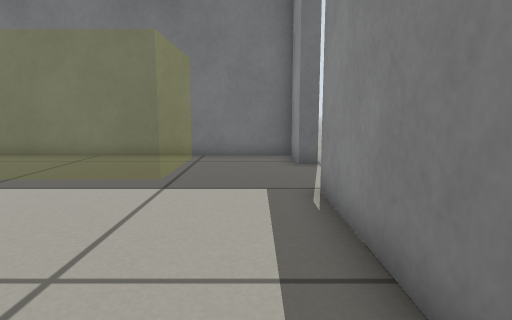
View 1 (above)

16 first-person views from a walk through a world built for the Gazebo simulator. The camera is 0.4 m above the floor, tilts 8° down and sees 75° across. The floor is counted in squares, 0.25 m on a side. Each view is taken from the middle of a square. On the plan, view 1 faces up. The plan holds only what a view shows up to about 16 squares ahead; the rest is blank. Simple patterns stand in for the simulator's built-in surfaces.

View 2
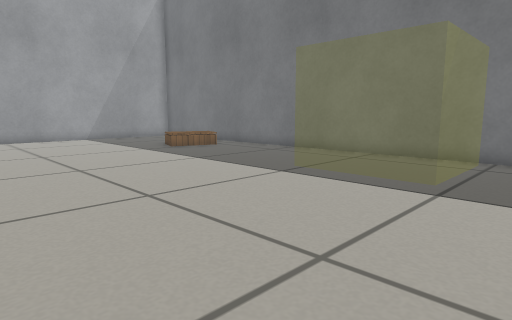

View 3
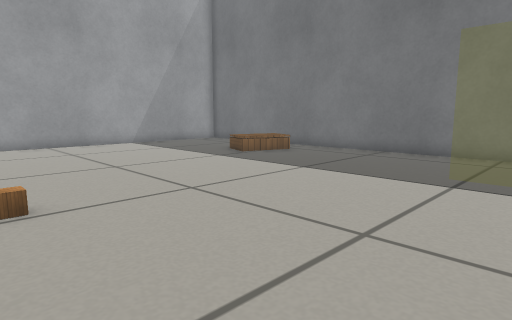

View 4
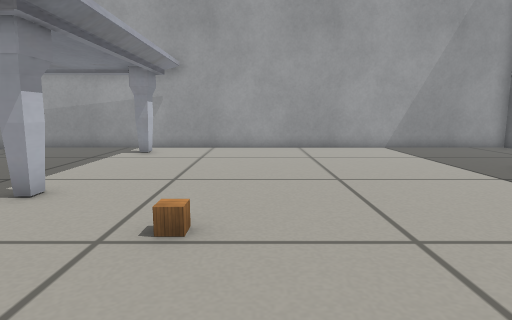

View 5
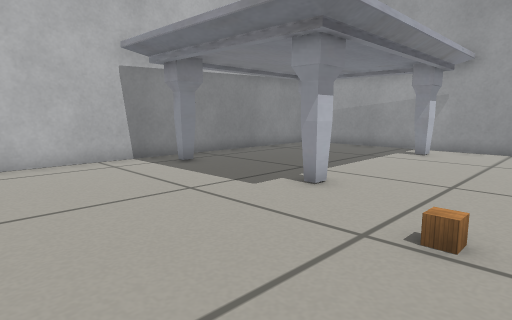

View 6
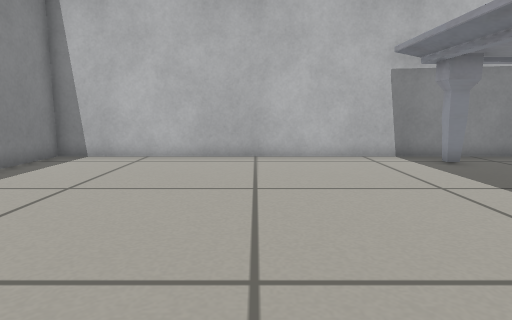

View 7
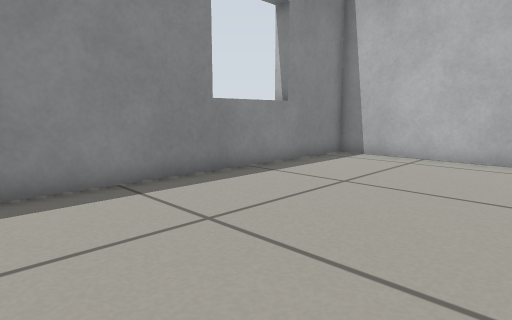

View 8
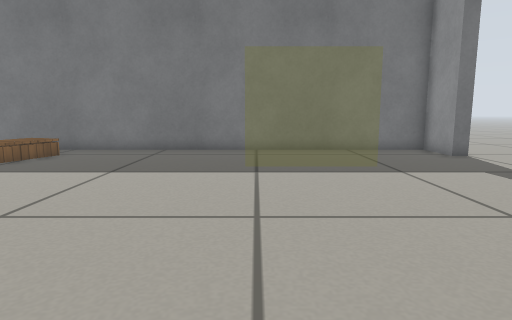

View 9
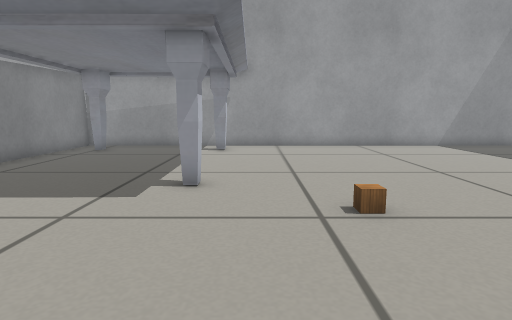

View 10
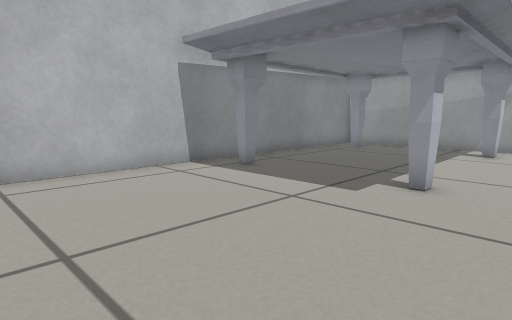

View 11
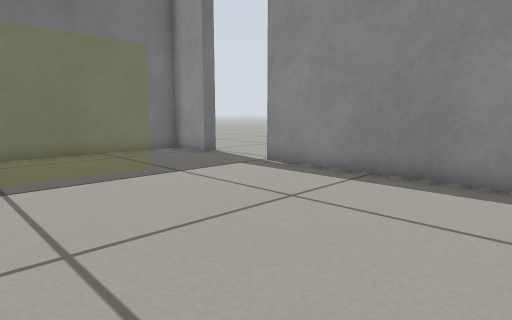

View 12
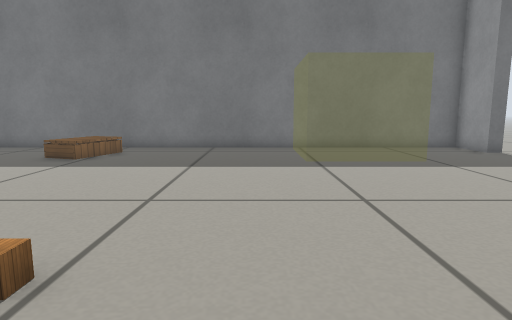

View 13
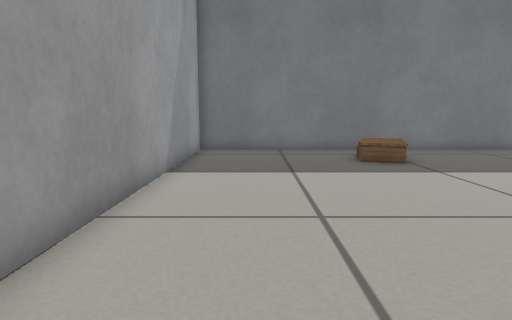

View 14
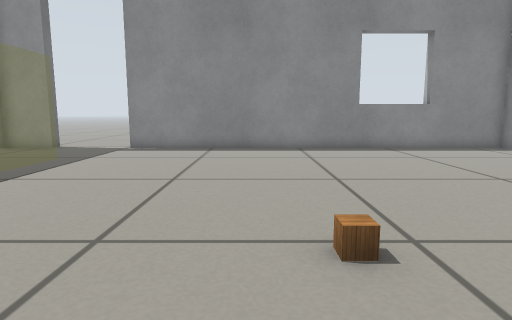

View 15
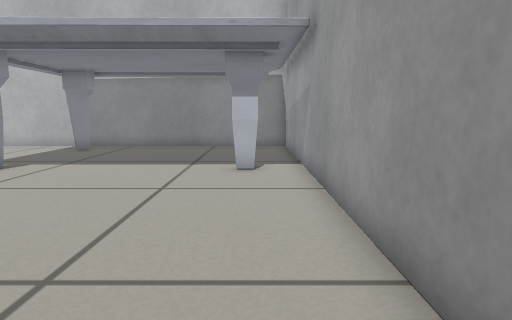

View 16
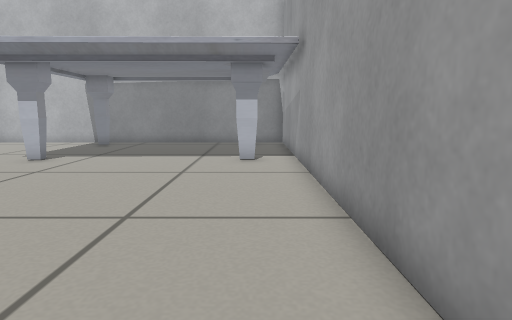

### Floor plan
Key: @ floor where view 1 was taken; # wall or solid block; . floor; D open door; = window, fence, low wall or low ledge; C wooden cube; T marble table; O other object.
Columns run from 22 left of view 1 to 5 right of it. Each row starts with its distance up from view 1.
 13 ########################  ..
 12 ##..............     ..# ...
 11 ##.....OO.......     ..##..
 10 ##.....OO.......     ..DD..
  9 ##.....OO.......     ..DD..
  8 ##..............     ..DD.
  7 ##......................D
  6 ##.....................##
  5 ##.....................#
  4 ##.....................#
  3 ##.....................#
  2 ##.....................#
  1 ##.....................#
  0 ##..........C.........@#
 -1 ##.....................#
 -2 ##.....................#
 -3 #TTTTTTTTTT............#
 -4 #TTT.....TT............#
 -5 #TT.......T............=
 -6 #TT.......TT...........=
 -7 #TT.......TT...........##
 -8 #TTT.....TTT...........#
 -9 #TTTTTTTTTTT...........#
-10 ########################

Positions as (right, up) in squares from view 1, and headings:
1: (0, 0), facing up
2: (0, 0), facing up-left
3: (-4, -1), facing up-left
4: (-6, 1), facing left
5: (-6, 1), facing down-left
6: (-6, 2), facing down
7: (-6, 2), facing down-right
8: (-6, -2), facing up
9: (-5, -2), facing left
10: (-5, -1), facing down-left
11: (-7, -1), facing up-right
12: (-8, -3), facing up
13: (-19, -2), facing up
14: (-14, 1), facing right
15: (-20, 6), facing down
16: (-20, 8), facing down
